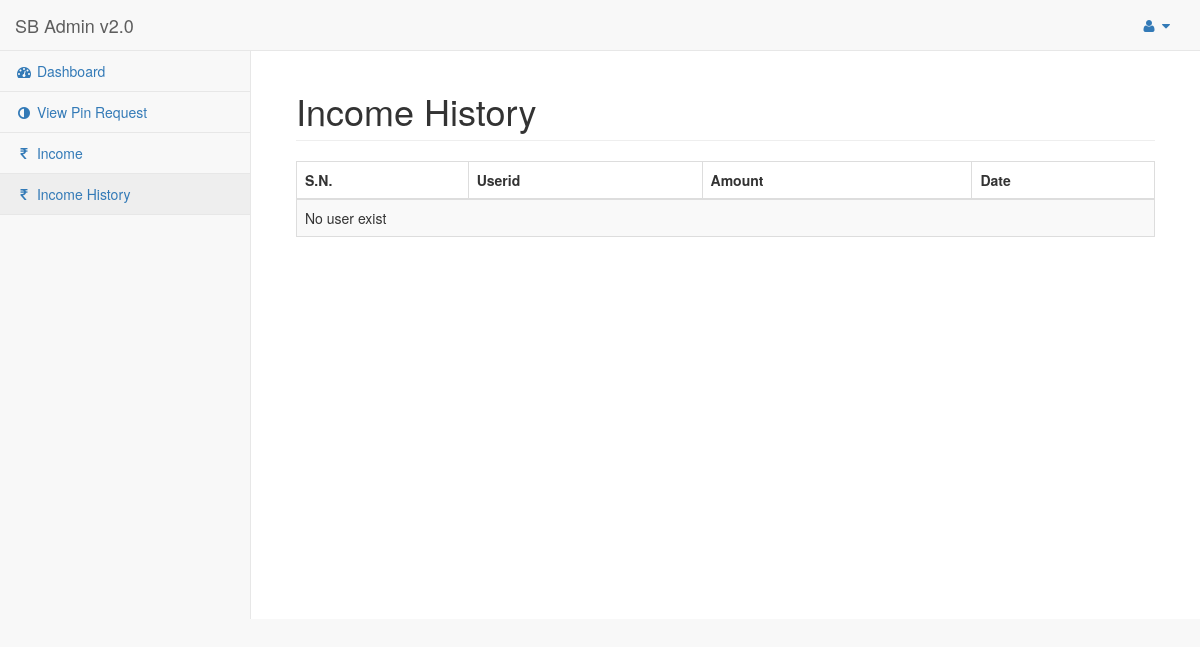
/admin/income-history.php (signed in), run on an earlier commit of the app's database.
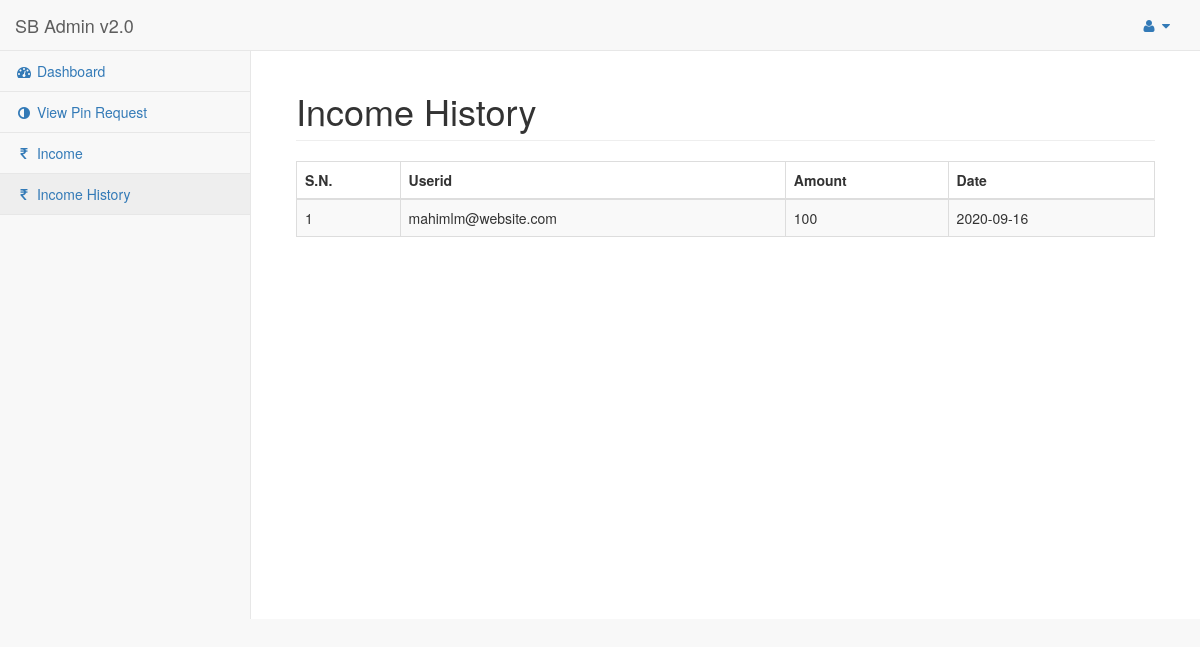
And on a later commit of the database.
### tables this page shows
CREATE TABLE `income_received` (
  `id` int(11) NOT NULL,
  `userid` varchar(100) NOT NULL,
  `amount` int(11) NOT NULL,
  `date` date NOT NULL
);

### admin/income-history.php (the view, shortened to what this page needs)
<?php
require('php-includes/connect.php');
?>
<!DOCTYPE html>
<html lang="en">
<head>
    <link href="vendor/bootstrap/css/bootstrap.min.css" rel="stylesheet">
    <link href="vendor/metisMenu/metisMenu.min.css" rel="stylesheet">
    <link href="dist/css/sb-admin-2.css" rel="stylesheet">
    <link href="vendor/font-awesome/css/font-awesome.min.css" rel="stylesheet" type="text/css">
</head>
<body>
    <div id="wrapper">
        <?php include('php-includes/menu.php'); ?>
        <div id="page-wrapper">
            <div class="container-fluid">
                <div class="row">
                    <div class="col-lg-12">
                        <h1 class="page-header">Income History</h1>
                    </div>
                </div>
                <div class="row">
                	<div class="col-lg-12">
                    	<div class="table-responsive">
                        	<table class="table table-bordered table-striped">
                            	<thead>
                                	<tr>
                                    	<th>S.N.</th>
                                        <th>Userid</th>
                                        <th>Amount</th>
                                        <th>Date</th>
                                    </tr>
                                </thead>
                                <tbody>
								<?php
                                	$query = mysqli_query($con,"select * from income_received order by id desc");
									if(mysqli_num_rows($query)>0){
										$i=1;
										while($row=mysqli_fetch_array($query)){
										?>
                                        	<tr>
                                            	<td><?php echo $i; ?></td>
                                                <td><?php echo $row['userid']; ?></td>
                                                <td><?php echo $row['amount']; ?></td>
                                                <td><?php echo $row['date']; ?></td>
                                            </tr>
                                        <?php
											$i++;
										}
									}
									else{
									?>
                                    	<tr>
                                        	<td colspan="5">No user exist</td>
                                        </tr>
                                    <?php
									}
                                ?>
                                </tbody>
                            </table>
                        </div>
                    </div>
                </div>
            </div>
        </div>
    </div>
</body>
</html>

### admin/php-includes/menu.php (shortened to what this page needs)
<nav class="navbar navbar-default navbar-static-top" role="navigation" style="margin-bottom: 0">
            <div class="navbar-header">
                <a class="navbar-brand" href="index.html">SB Admin v2.0</a>
            </div>
            <ul class="nav navbar-top-links navbar-right">
                <li class="dropdown">
                    <a class="dropdown-toggle" data-toggle="dropdown" href="#">
                        <i class="fa fa-user fa-fw"></i> <i class="fa fa-caret-down"></i>
                    </a>
                </li>
            </ul>
            <div class="navbar-default sidebar" role="navigation">
                <div class="sidebar-nav navbar-collapse">
                    <ul class="nav" id="side-menu">
                        <li>
                            <a href="home.php"><i class="fa fa-dashboard fa-fw"></i> Dashboard</a>
                        </li>
                        <li>
                            <a href="view-pin-request.php"><i class="fa fa-adjust fa-fw"></i> View Pin Request</a>
                        </li>
                        <li>
                            <a href="income.php"><i class="fa fa-rupee fa-fw"></i> Income</a>
                        </li>
                        <li>
                            <a href="income-history.php"><i class="fa fa-rupee fa-fw"></i> Income History</a>
                        </li>
                    </ul>
                </div>
            </div>
        </nav>

What changed in the data, as far as the page shows it:
added income_received: userid "mahimlm@website.com", amount "100", date "2020-09-16"
Also different on the page:
text no longer shown: "No user exist"
